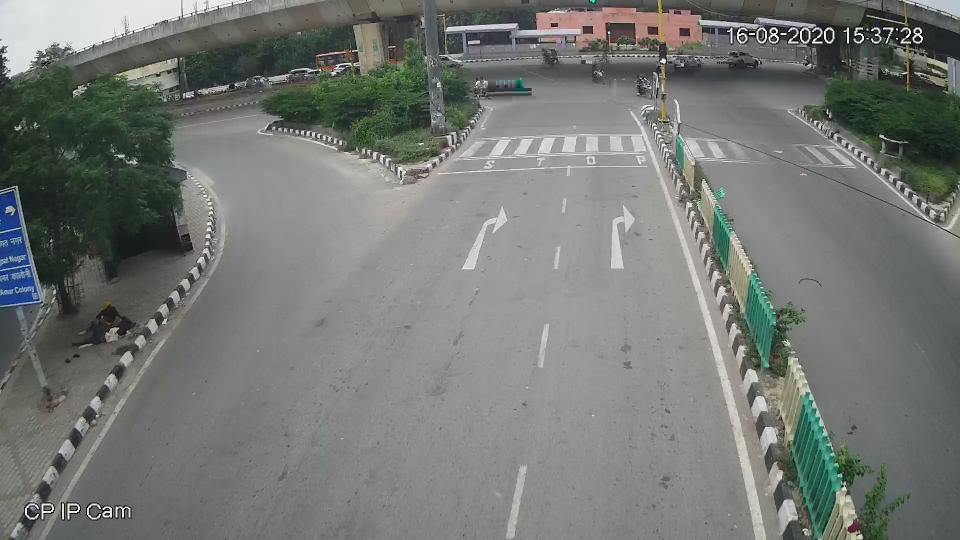
//> input picture Assignment1/Subtask1/empty.jpg, 1920 x 1080 px (shown at 1/2 size)
$ ./cam empty.jpg out.png out.png   (built with g++ and OpenCV 4)
//> lines starting //> are read from the running program, lines starting //| are printed output that depends on the picture; after the words box and inside, x2 and y2 are one past the last pixel; in counts of white or black regions, pixels touching at a corner belong together
#include <opencv2/opencv.hpp>
#include <iostream>

using namespace cv;
using namespace std;

class mouseSelection{
    public:
    Mat image;
    vector<Point2f> inPoints;
    vector<Mat> cache;

    // function to be given to set mouse callback (PROBLEM HERE)
    static void selectingPoints(int event, int x, int y, int flag, void* param) {

        mouseSelection *mouse = reinterpret_cast<mouseSelection*>(param);

        if (event == EVENT_LBUTTONDOWN) {

            if (mouse->inPoints.size() < 4) {
                mouse->cache.push_back(mouse->image.clone());

                circle(mouse->image,Point2f(x,y),5,Scalar(0,0,0),FILLED);
                imshow("Original Frame",mouse->image);
                mouse->inPoints.push_back(Point2f(x,y));
            }
        }
        else if (event == EVENT_RBUTTONDOWN){

            if (mouse->inPoints.size()>0){
                mouse->cache.back().copyTo(mouse->image);
                mouse->cache.pop_back();
                imshow("Original Frame",mouse->image);
                mouse->inPoints.pop_back();
            }
        }

    }
    //function to sort the points in our prefrence always gives a  quad enumeration
    void pointsSort(){
        Point2f mid= Point2f(0,0);
        for (auto it = inPoints.begin(); it != inPoints.end(); it++){
            mid.x+=(*it).x/4;
            mid.y+=(*it).y/4;
        }
        int i=0;
        for (int j=2;j<4; j++){
            if (inPoints[j].y<mid.y){
                if (inPoints[i].y<mid.y){
                    i++;
                }
                swap(inPoints[j],inPoints[i]);
            }
        }
        if (inPoints[0].x>mid.x){
            swap(inPoints[0],inPoints[1]);
        }
        if (inPoints[2].x<mid.x){
            swap(inPoints[2],inPoints[3]);
        }
    }
    //function to draw the quad formed by the points to better realise the selection
    void drawQuad(){
        for(int i=0;i<3;i++){
        line(image,inPoints[i],inPoints[i+1],Scalar(0,0,0),4,LINE_8);
        }
        line(image,inPoints[3],inPoints[0],Scalar(0,0,0),4,LINE_8);
        imshow("Original Frame",image);
    }
};

int main(int argc, char** argv) {
    //taking the input as the filename from user
    string filepath,filename,destWrap,destCrop;//names for source and dest files
    if (argc==1){
        cout<<"Please provide an filname for source image\n";
        return 0;
    }

    filepath=argv[1];
    size_t found = filepath.find_last_of("/\\");
    filename = filepath.substr(found+1);

    // reading the image (grayscale)
    Mat sourcImg = imread(filepath,0);
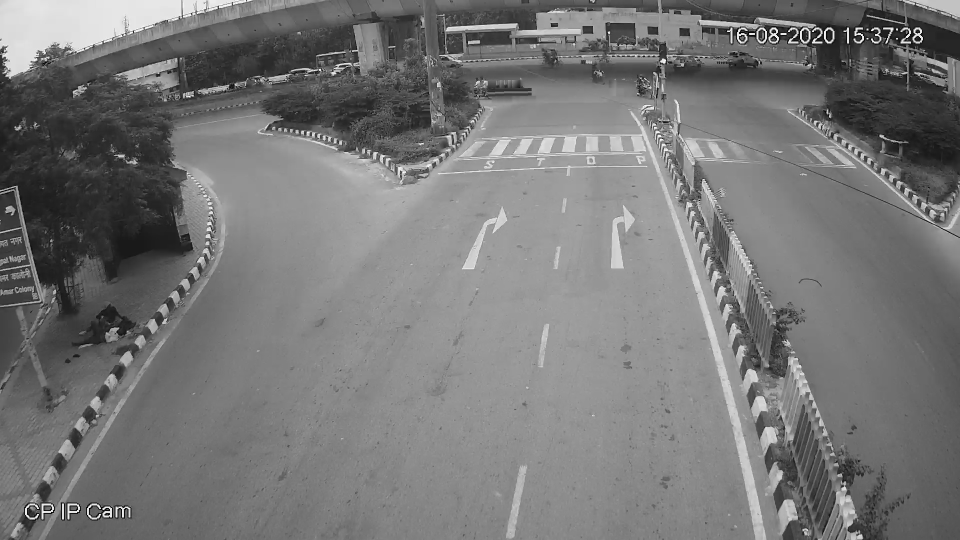
//> sourcImg: 1080 rows x 1920 cols, CV_8UC1 (shown at 1/2 size); min 0, max 255, mean 118.8
    Mat wrapImg = Mat::zeros(sourcImg.size(),CV_8UC3);
    if (sourcImg.empty()) {
        cout << "Unable to open the file "+filename+" Check if the file exists in this directory" << endl;
        cin.get(); //wait for any key press
        return -1;
    }
    Mat sourcImgcopy=sourcImg.clone();
    mouseSelection mouse;
    mouse.image = sourcImgcopy;

    // display grayscaled source image
    imshow("Original Frame", sourcImgcopy);


    // maping points given on course website
    vector<Point2f> mapPoints;
    mapPoints.push_back(Point2f(472,52));
    mapPoints.push_back(Point2f(800,52));
    mapPoints.push_back(Point2f(800,830));
    mapPoints.push_back(Point2f(472,830));


    //controling the mouse
    setMouseCallback("Original Frame", mouse.selectingPoints, &mouse);
    waitKey(0); // ---> to be changed.
//> the left mouse button is pressed and released at (480, 270)
//> in selectingPoints, `circle(mouse->image,Point2f(x,y),5,Scalar(0,0,0),FILLED);`: mouse->image: 1080 rows x 1920 cols, CV_8UC1; 81 pixels changed, all inside (x1, y1, x2, y2) = (475, 265, 486, 276)
//> the left mouse button is pressed and released at (1440, 270)
//> in selectingPoints (call 3), `circle(mouse->image,Point2f(x,y),5,Scalar(0,0,0),FILLED);`: mouse->image: 1080 rows x 1920 cols, CV_8UC1; min 0, max 255, mean 118.8
//> the left mouse button is pressed and released at (1440, 810)
//> in selectingPoints (call 5), `circle(mouse->image,Point2f(x,y),5,Scalar(0,0,0),FILLED);`: mouse->image: 1080 rows x 1920 cols, CV_8UC1; min 0, max 255, mean 118.8
//> the left mouse button is pressed and released at (480, 810)
//> in selectingPoints (call 7), `circle(mouse->image,Point2f(x,y),5,Scalar(0,0,0),FILLED);`: mouse->image: 1080 rows x 1920 cols, CV_8UC1; min 0, max 255, mean 118.8
    while (mouse.inPoints.size()<4){
        cout<<"Please select 4 points\n";
        mouse.inPoints.clear();
        mouse.image=sourcImg.clone();
        destroyWindow("Original Frame");
        imshow("Original Frame",mouse.image);
        setMouseCallback("Original Frame", mouse.selectingPoints, &mouse);
        waitKey(0);
    }
    mouse.pointsSort();
    mouse.drawQuad();
//> after the loop in drawQuad, `for(int i=0;i<3;i++)`:
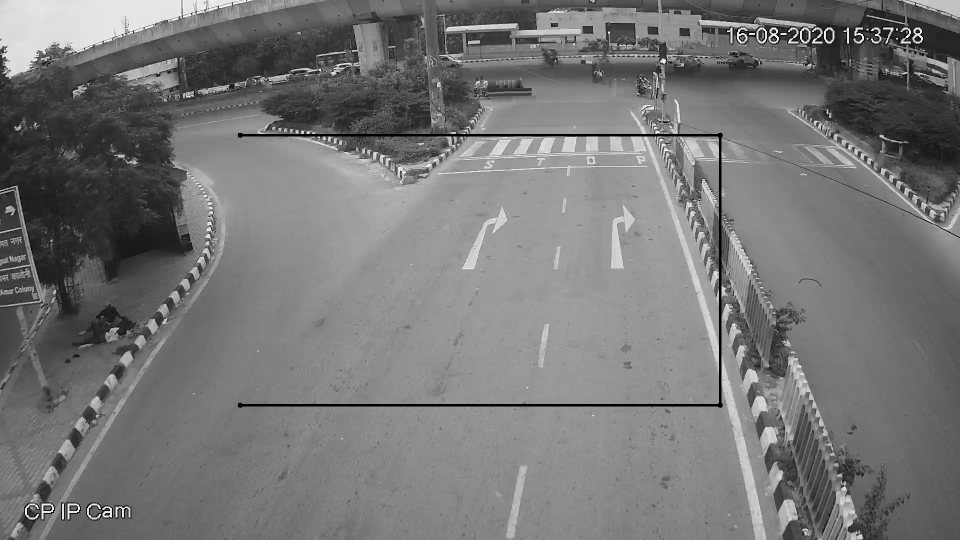
//> image: 1080 rows x 1920 cols, CV_8UC1 (shown at 1/2 size); min 0, max 255, mean 117.9
//> in drawQuad, `line(image,inPoints[3],inPoints[0],Scalar(0,0,0),4,LINE_8);`:
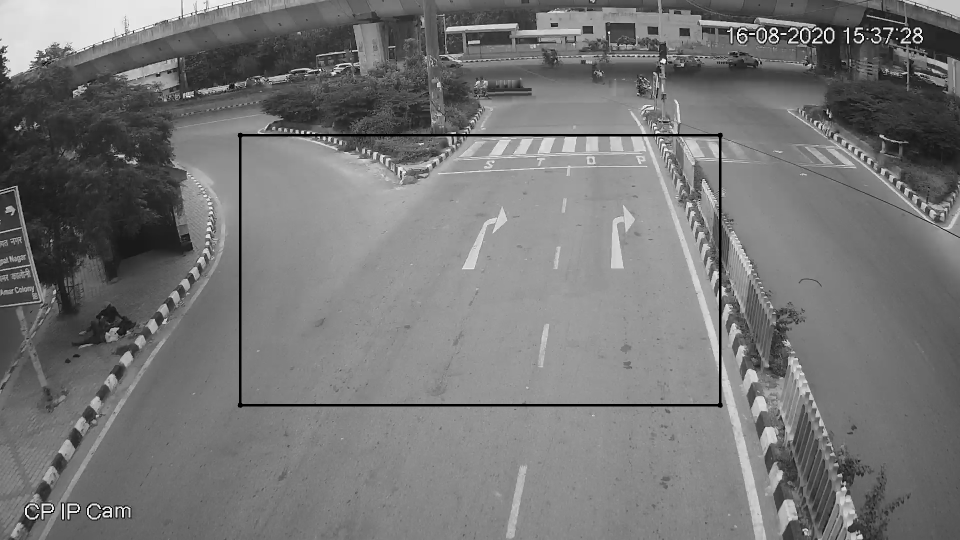
//> image: 1080 rows x 1920 cols, CV_8UC1 (shown at 1/2 size); 0.13% of pixels changed, all inside (x1, y1, x2, y2) = (478, 275, 483, 806)

    waitKey(0);


    // do homography
    Mat wrapedMatrix = findHomography(mouse.inPoints, mapPoints);
    warpPerspective(sourcImg, wrapImg, wrapedMatrix, sourcImg.size());
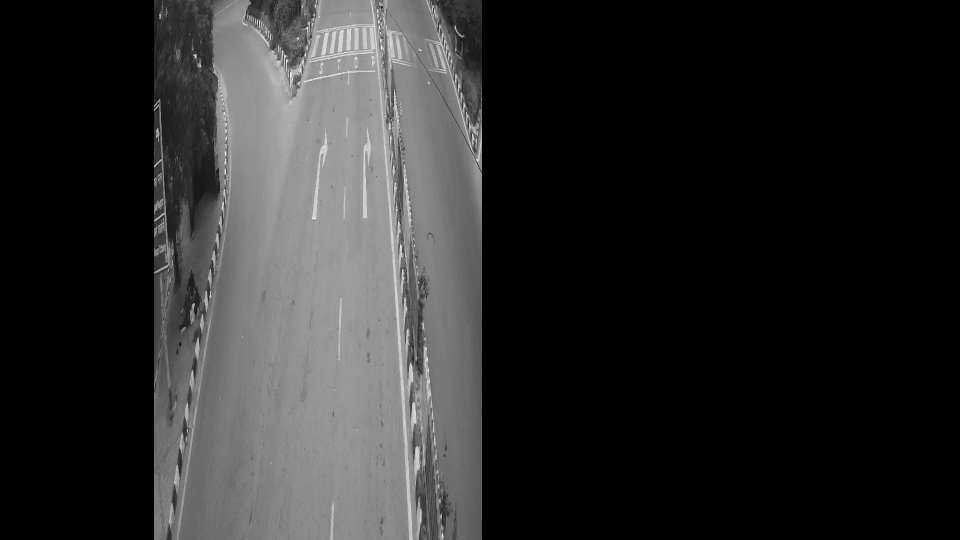
//> wrapImg: 1080 rows x 1920 cols, CV_8UC1 (shown at 1/2 size); min 0, max 255, mean 42.3

    destroyWindow("Original Frame");
    imshow("Wraped Image", wrapImg);


    int xdimension,ydimension;
    int c=waitKey() & 0xFF;
//> the space key is pressed
    if (c==109){
        cout<<"Please Enter the x dimension of the croped image to be formed:\n";
        cin>>xdimension;

        if (!cin || xdimension < 0 ) {
            while (!cin || xdimension < 0 ) {
                cin.clear();
                cin.ignore(numeric_limits<streamsize>::max(),'\n');
                cout<<"Input INVALID Enter x dimension again:\n";
                cin>>xdimension;

            }
        }

        cin.clear();
        cin.ignore(numeric_limits<streamsize>::max(),'\n');
        cout<<"Please Enter the y dimension of the croped image to be formed:\n";
        cin>>ydimension;

        if (!cin || ydimension < 0) {
            while (!cin ||ydimension < 0) {
                cin.clear();
                cin.ignore(numeric_limits<streamsize>::max(),'\n');
                cout<<"Input INVALID Enter y dimension again:\n";
                cin>>ydimension;
            }
        }
    }
    else{
        xdimension=329;
        ydimension=779;
    }

    Mat cropImage(ydimension,xdimension,CV_8UC3,Scalar(0,0,0));

    vector<Point2f> cropPoints;
    cropPoints.push_back(Point2f(0,0));
    cropPoints.push_back(Point2f(xdimension-1,0));
    cropPoints.push_back(Point2f(xdimension-1,ydimension-1));
    cropPoints.push_back(Point2f(0,ydimension-1));

    wrapedMatrix = findHomography(mapPoints,cropPoints);
    warpPerspective(wrapImg, cropImage, wrapedMatrix, cropImage.size());
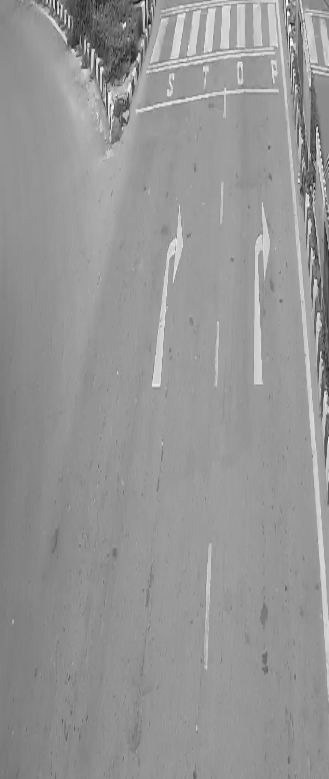
//> cropImage: 779 rows x 329 cols, CV_8UC1; min 17, max 255, mean 149.8
    destroyWindow("Wraped Image");
    imshow("Croped Image",cropImage);

    destCrop = "wrapped-" + filename;
    destWrap = "cropped-" + filename;
    if (argc==4){
        destCrop=argv[3];
        destWrap=argv[2];
    }
    else if (argc==3){
        destWrap=argv[2];
    }
    imwrite(destWrap,wrapImg);
    imwrite(destCrop,cropImage);
    waitKey(0);

}

$ run again, on Assignment1/Subtask1/wrapped-traffic.jpg
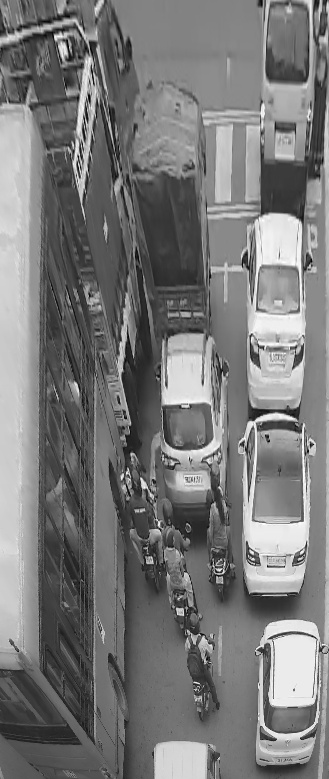
//> input picture Assignment1/Subtask1/wrapped-traffic.jpg, 329 x 779 px
//> sourcImg is the input picture: 779 rows x 329 cols, CV_8UC1; min 0, max 255, mean 121
//> after the loop in drawQuad, `for(int i=0;i<3;i++)`:
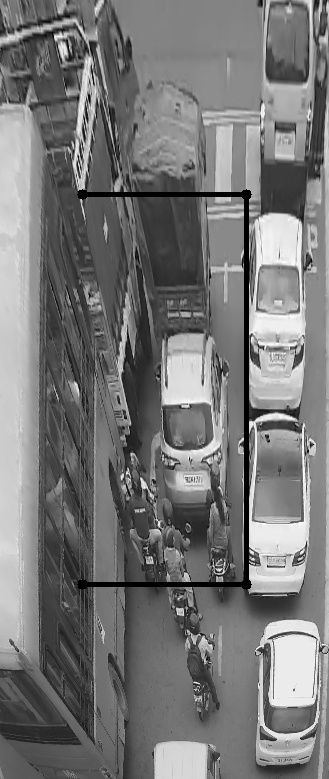
//> image: 779 rows x 329 cols, CV_8UC1; min 0, max 255, mean 119.1
//> `warpPerspective(sourcImg, wrapImg, wrapedMatrix, sourcImg.size());`:
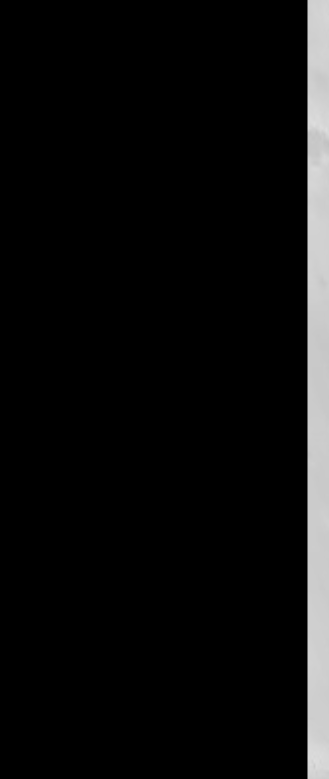
//> wrapImg: 779 rows x 329 cols, CV_8UC1; min 0, max 222, mean 13.4
//> cropImage: 779 rows x 329 cols, CV_8UC1; every value is 0
